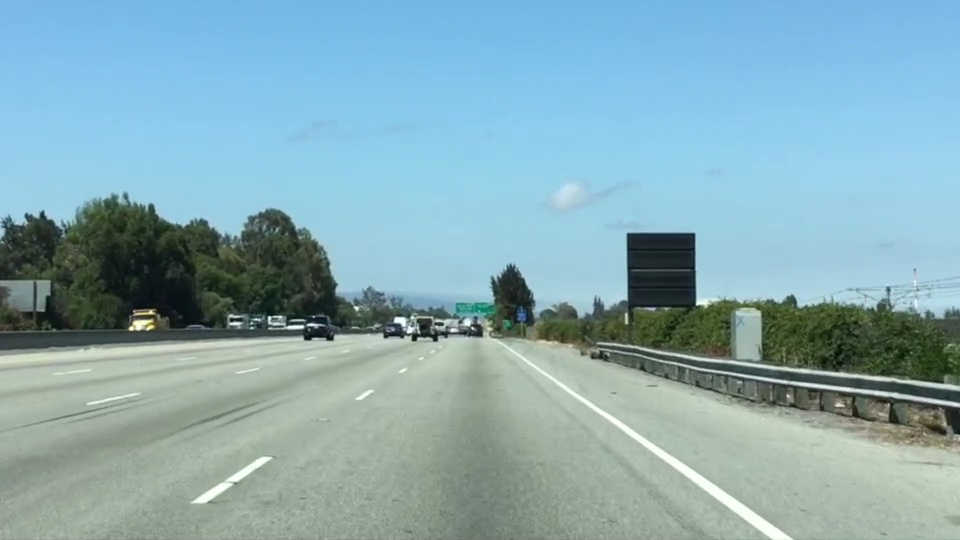
#> input picture Project-1 Lane Finding/LaneRegionMasking/test.jpg, 960 x 540 px
$ python main.py
#> lines starting #> are read from the running program, lines starting #| are printed output that depends on the picture; after the words box and inside, x2 and y2 are one past the last pixel; in counts of white or black regions, pixels touching at a corner belong together
# Region Masking i.e. looking only at the region of interest in an image and neglecting the rest of the things
# In the current Input Image, the thing of interest is the Lane Lines.

import numpy as np
import matplotlib.pyplot as plt
from matplotlib import image
from matplotlib import style
style.use('ggplot')


# Plot Image Values
def plot_image(title,image):
    fig, ax = plt.subplots()
    ax.imshow(image)
    ax.set_title(title)
    ax.set_axis_off()
    plt.show()


# Read in the Image and print some stats
img = image.imread('test.jpg')
#> img is the input picture: shape (540, 960, 3); mean R, G, B 135.5, 171.1, 179.2
print('This image is of type: {0} and Shape: {1}'.format(type(img),img.shape))
#| This image is of type: <class 'numpy.ndarray'> and Shape: (540, 960, 3)
plot_image('Input Image',img)


# Get the "x" and "y" values of an image: Size of Image
x = img.shape[1]
#> x = 960
y = img.shape[0]
#> y = 540
print('\nx: {0}, y: {1}'.format(x,y))
#| x: 960, y: 540


# Save a copy of original image
img_copy = np.copy(img)
print('copy of image: ',img_copy)
#> (printed output is left out)
plot_image('Copied Image',img_copy)


# Define a triangle region of interest
# The co-ordinates for an image start from "Upper Left Corner" of an image.
# i.e. at upper left corner of image, x=0, y=0
# Right Answers
bottom_left = [0, 539]
bottom_right = [900, 539]
apex = [475, 320]


# Fit lines (y = Ax + B) to identify the 3 sided region of interest. i.e. find best values of A and B given "x" and "y"
# Find the coefficients for the Best Fit Line using inputs "x" and "y".
fit_left = np.polyfit((bottom_left[0],apex[0]),(bottom_left[1],apex[1]),1)
fit_right = np.polyfit((bottom_right[0],apex[0]),(bottom_right[1],apex[1]),1)
fit_bottom = np.polyfit((bottom_left[0],bottom_right[0]),(bottom_left[1],bottom_right[1]),1)
print('\nfit_left: ',fit_left)
print('\nfit_right: ',fit_right)
print('\nfit_bottom: ',fit_bottom)


# Find region inside the triangle
# Make a Mesh Grid in the image
xx, yy = np.meshgrid(np.arange(0,x),np.arange(0,y))
print('xx: \n',xx)
#> (printed output is left out)
print('yy: \n',yy)
#> (printed output is left out)


# Defines the region inside the Triangle [Region of Interest] formed by the best fit lines
region_threshold = (yy > (xx*fit_left[0] + fit_left[1])) & \
                   (yy > (xx*fit_right[0] + fit_right[1])) & \
                   (yy < (xx*fit_bottom[0] + fit_bottom[1]))
print('\nRegion Thresholds: ',region_threshold)
#> (printed output is left out)

# Color pixels red which are inside the region of interest
img_copy[region_threshold] = [255, 0, 0]
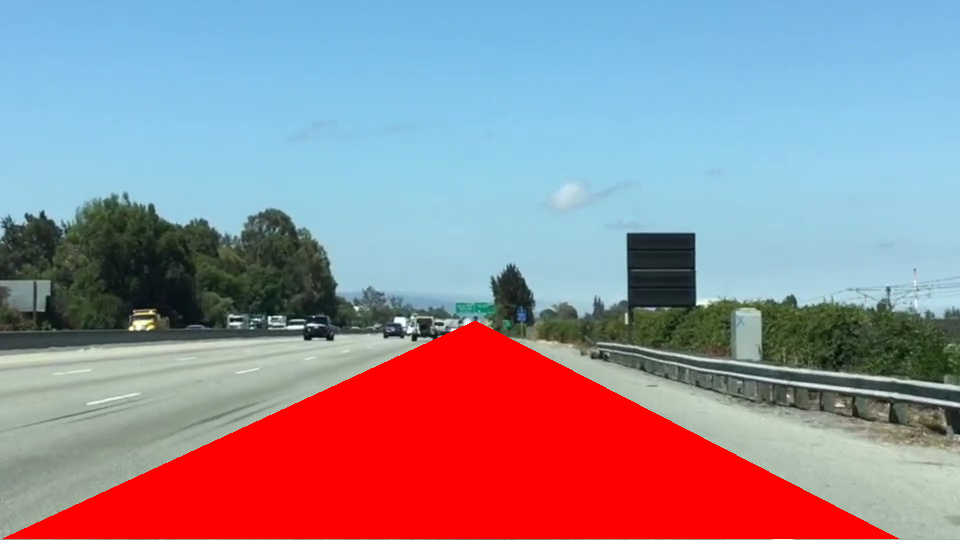
#> img_copy: shape (540, 960, 3); 18.92% of pixels changed, all inside (x1, y1, x2, y2) = (3, 321, 899, 539)

# Display the image with Region of Interest
plot_image('Image with Region Masking',img_copy)

# Display the Region of Interest without Mask
x = [bottom_left[0], bottom_right[0], apex[0], bottom_left[0]]
y = [bottom_left[1], bottom_right[1], apex[1], bottom_left[1]]
fig, ax = plt.subplots()
ax.plot(x, y, 'b--', lw=4)
ax.imshow(img)
ax.set_axis_off()
ax.set_title('Image with Region of Interest')
plt.show()
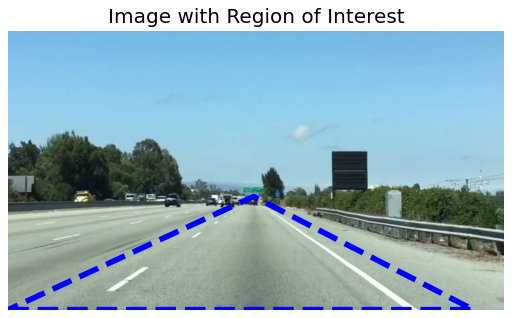
#> figure drawn by matplotlib, 1 panel

# ---------------------- EOC -----------------------

$ run again, with Project-1 Lane Finding/LaneRegionMasking/RegionOfInterest.png saved as Project-1 Lane Finding/LaneRegionMasking/test.jpg
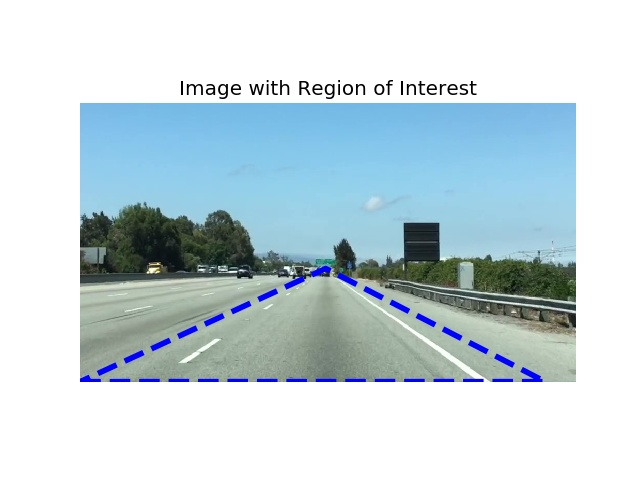
#> input picture Project-1 Lane Finding/LaneRegionMasking/RegionOfInterest.png, 640 x 480 px
#> img is the input picture: shape (480, 640, 3); mean R, G, B 198.7, 214.5, 220.6
#| This image is of type: <class 'numpy.ndarray'> and Shape: (480, 640, 3)
#| x: 640, y: 480
#> (printed output is left out)
#> (printed output is left out)
#> (printed output is left out)
#> (printed output is left out)
#> `img_copy[region_threshold] = [255, 0, 0]`:
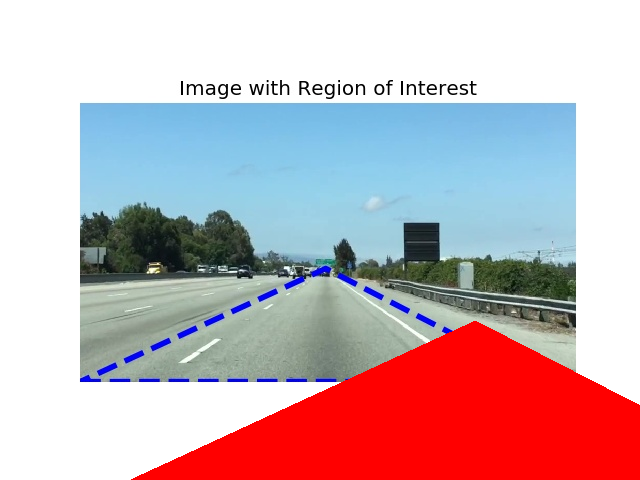
#> img_copy: shape (480, 640, 3); 15.25% of pixels changed, all inside (x1, y1, x2, y2) = (131, 321, 640, 480)
#> `plt.show()`:
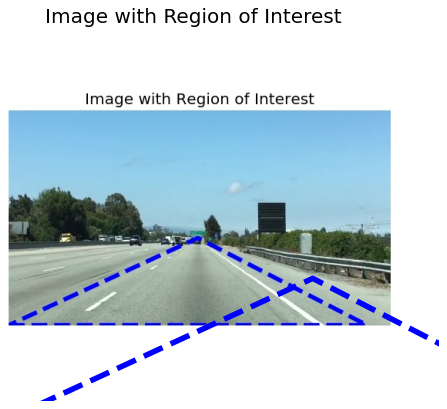
#> figure drawn by matplotlib, 1 panel
